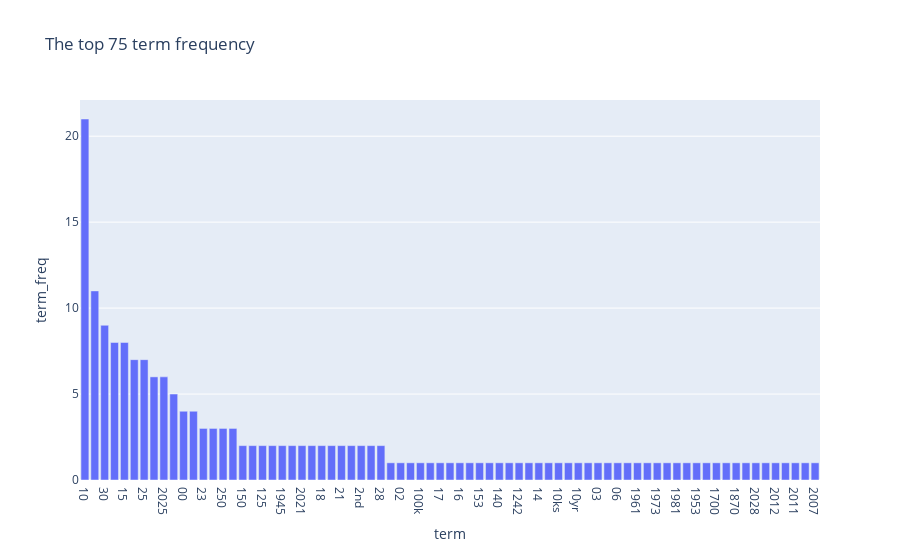

Source (notebook cell):
### Markdown cell above
_**Exercise-14**_

### Code cell
# we show long-tail distribution of the term frequency

top_n = 75
df_top = df_draw.sort_values(by="term_freq", ascending=False)[:top_n]
plt.figure(figsize=(20,8))
fig = px.bar(df_top, x="term", y="term_freq", title=f"The top {top_n} term frequency")
fig.show()

### Figure 1 — Plotly figure (JSON) as saved in the notebook; plotly's stock layout.template omitted (floating-point values rounded to 4 significant figures)
{"data": [{"hovertemplate": "term=%{x}<br>term_freq=%{y}<extra></extra>", "legendgroup": "", "marker": {"color": "#636efa", "pattern": {"shape": ""}}, "name": "", "orientation": "v", "showlegend": false, "textposition": "auto", "type": "bar", "x": ["10", "100", "30", "12", "15", "20", "25", "000", "2025", "11", "00", "22", "23", "18630", "250", "116", "150", "13", "125", "2024", "1945", "17th", "2021", "200", "18", "25k", "21", "24", "2nd", "3306", "28", "1000", "02", "10000", "100k", "01378", "17", "160", "16", "15m", "153", "14th", "140", "145", "1242", "12855584", "14", "100x", "10ks", "10k", "10yr", "118", "03", "027", "06", "08", "1961", "1974", "1973", "1969", "1981", "1934", "1953", "1947", "1700", "186", "1870", "1728", "2028", "20211209", "2012", "2017", "2011", "1k", "2007"], "xaxis": "x", "y": [21, 11, 9, 8, 8, 7, 7, 6, 6, 5, 4, 4, 3, 3, 3, 3, 2, 2, 2, 2, 2, 2, 2, 2, 2, 2, 2, 2, 2, 2, 2, 1, 1, 1, 1, 1, 1, 1, 1, 1, 1, 1, 1, 1, 1, 1, 1, 1, 1, 1, 1, 1, 1, 1, 1, 1, 1, 1, 1, 1, 1, 1, 1, 1, 1, 1, 1, 1, 1, 1, 1, 1, 1, 1, 1], "yaxis": "y"}], "layout": {"barmode": "relative", "legend": {"tracegroupgap": 0}, "title": {"text": "The top 75 term frequency"}, "xaxis": {"anchor": "y", "domain": [0, 1], "title": {"text": "term"}}, "yaxis": {"anchor": "x", "domain": [0, 1], "title": {"text": "term_freq"}}}}
